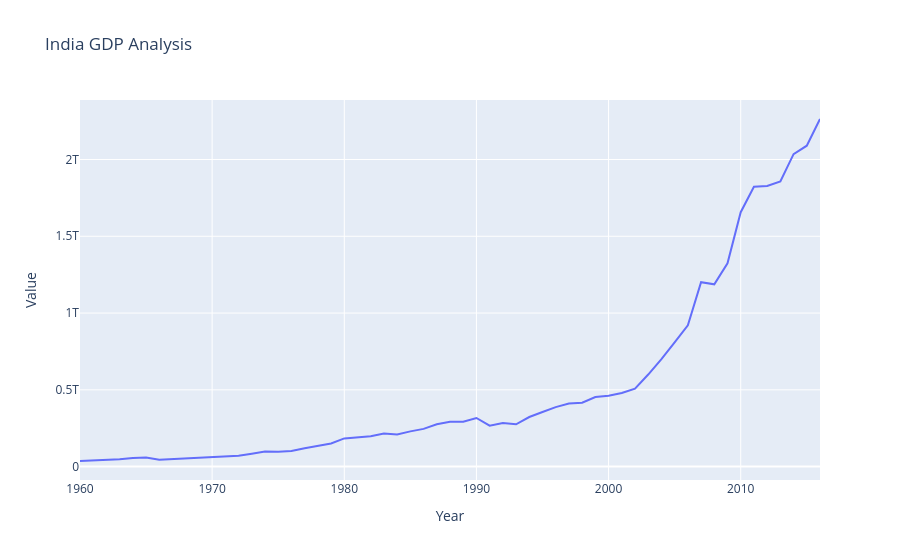

Notebook code for this chart:
### Code cell
df_india = df[df['Country Name'] == 'India']

fig = px.line(df_india, x='Year', y='Value', title='India GDP Analysis')
fig
